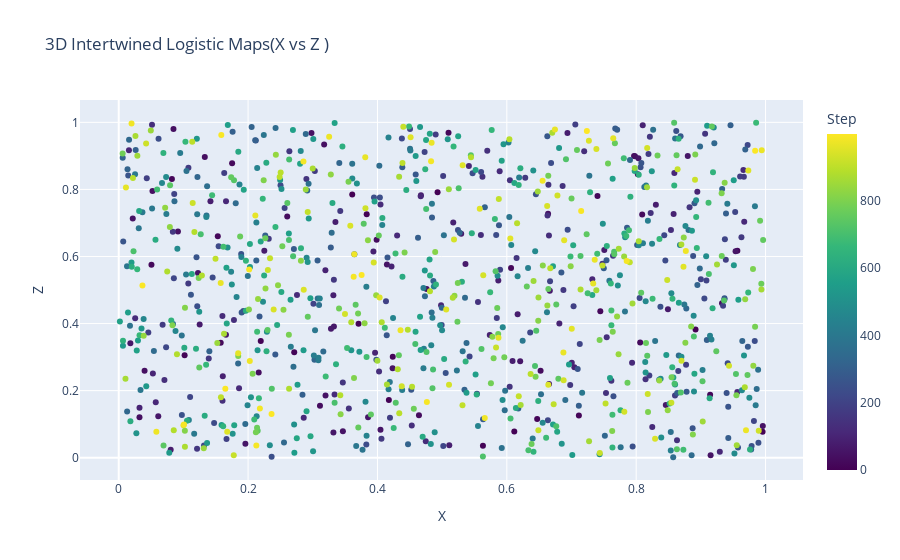

Source (notebook cell):
### Code cell
import numpy as np
import plotly.express as px
import pandas as pd
# Create dataframe for Plotly Express
df = pd.DataFrame({"X": x_values, "Z": z_values, "Step": discrete_iteration})

fig = px.scatter(df, x="X", y="Z", color="Step",
                    color_continuous_scale="Viridis",
                    title="3D Intertwined Logistic Maps(X vs Z )",
                    size_max=2)

fig.show()

### Figure 1 — Plotly figure (JSON) as saved in the notebook; plotly's stock layout.template omitted (floating-point values rounded to 4 significant figures; data arrays with more than 128 entries replaced by an {"elided": "..."} marker saying what was removed)
{"data": [{"hovertemplate": "X=%{x}<br>Z=%{y}<br>Step=%{marker.color}<extra></extra>", "legendgroup": "", "marker": {"color": {"elided": "1000 int values"}, "coloraxis": "coloraxis", "symbol": "circle"}, "mode": "markers", "name": "", "orientation": "v", "showlegend": false, "type": "scatter", "x": {"elided": "1000 float values"}, "xaxis": "x", "y": {"elided": "1000 float values"}, "yaxis": "y"}], "layout": {"coloraxis": {"colorbar": {"title": {"text": "Step"}}, "colorscale": [[0, "#440154"], [0.1111, "#482878"], [0.2222, "#3e4989"], [0.3333, "#31688e"], [0.4444, "#26828e"], [0.5556, "#1f9e89"], [0.6667, "#35b779"], [0.7778, "#6ece58"], [0.8889, "#b5de2b"], [1, "#fde725"]]}, "legend": {"tracegroupgap": 0}, "title": {"text": "3D Intertwined Logistic Maps(X vs Z )"}, "xaxis": {"anchor": "y", "domain": [0, 1], "title": {"text": "X"}}, "yaxis": {"anchor": "x", "domain": [0, 1], "title": {"text": "Z"}}}}
